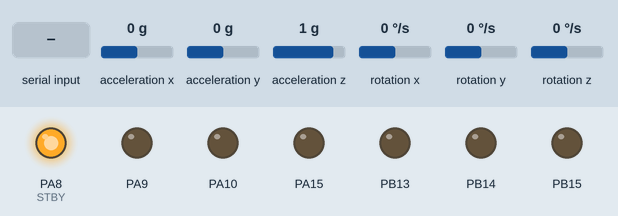
Simulated run of this sketch. Board: STM32 Blue Pill. On the bench: output pins drawn as LEDs (lit = HIGH). Wiring (inferred from the names in the program): MPU-6050 motion sensor at I2C address 0x68. The test bench sets the inputs (shaded band); at power-on: acceleration x 0 g, acceleration y 0 g, acceleration z 1 g, rotation x 0 °/s, rotation y 0 °/s, rotation z 0 °/s. What the sketch prints to the serial monitor is not drawn.

Above: at 3.9 s.
4.0 s: "C,1\n" received over Serial
At 4.9 s:
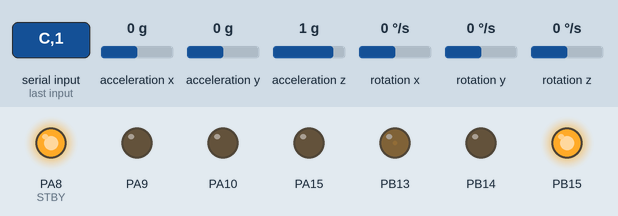
5.5 s: "C,150\n" received over Serial
At 6.1 s:
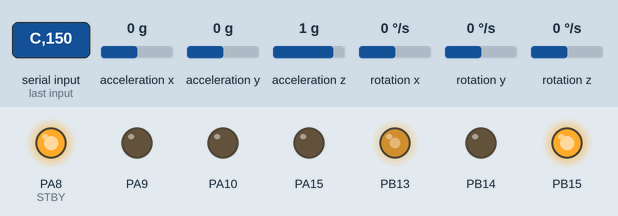
7.0 s: "90,45,200\n" received over Serial
At 8.2 s:
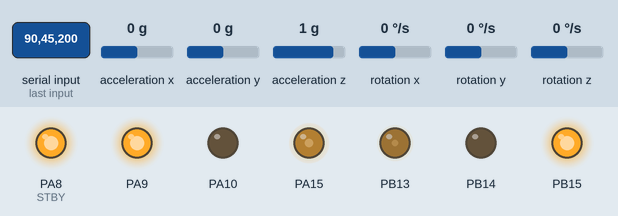
8.5 s: "30,150\n" received over Serial
At 9.5 s:
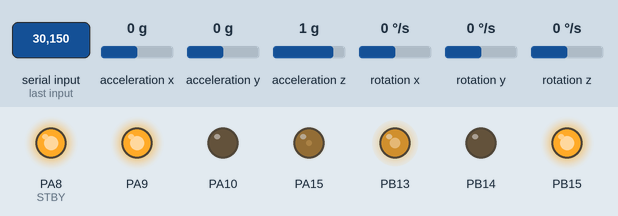
10.0 s: "1,90\n" received over Serial
At 10.7 s:
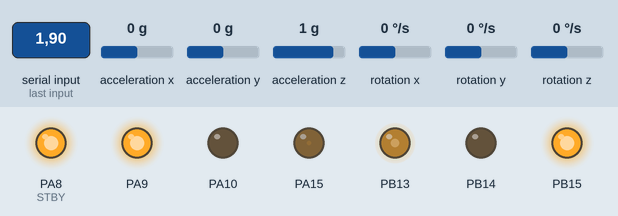
11.5 s: "30,150,10\n" received over Serial
At 11.8 s:
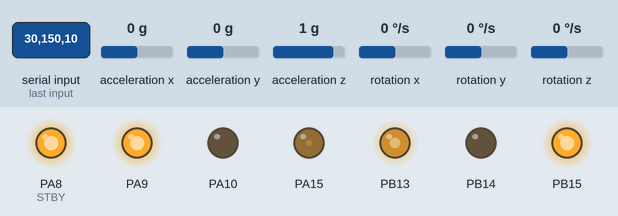
Timing chart, 0 to 14.0 s (numbered marks = the images above; inputs shaded):
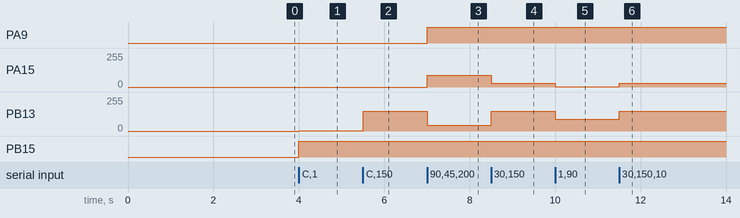

Measured:
- after the input at 4.0 s, PB13: 0/255 → 1/255 at once; PB15: LOW → HIGH at once
- after the input at 5.5 s, PB13: 1/255 → 150/255 at once
- after the input at 7.0 s, PA9: LOW → HIGH at once; PA15: 0/255 → 90/255 at once; PB13: 150/255 → 45/255 at once
- after the input at 8.5 s, PA15: 90/255 → 30/255 at once; PB13: 45/255 → 150/255 at once
- after the input at 10.0 s, PA15: 30/255 → 1/255 at once; PB13: 150/255 → 90/255 at once
- after the input at 11.5 s, PA15: 1/255 → 30/255 at once; PB13: 90/255 → 150/255 at once

The sketch:

synmech_stm32.ino
```cpp
#include <Arduino.h>

#if defined(ARDUINO) && !defined(PLATFORMIO)
    #include "src/Config.h"
    #include "src/MotorDriver.h"
    #include "src/SerialBridge.h"
    #include "src/ImuSensor.h"
    #include "src/Kinematics.h"
    #ifdef USE_ENCODER
        #include "src/Encoder.h"
    #endif
    #ifdef USE_PS2
        #include "src/PS2X_lib.h"
    #endif
#else
    #include "Config.h"
    #include "MotorDriver.h"
    #include "SerialBridge.h"
    #include "ImuSensor.h"
    #include "Kinematics.h"
    #ifdef USE_ENCODER
        #include "Encoder.h"
    #endif
    #ifdef USE_PS2
        #include "PS2X_lib.h"
    #endif
#endif

MotorDriver motorLeft(MOTOR_LEFT_PWM, MOTOR_LEFT_IN1, MOTOR_LEFT_IN2);
MotorDriver motorRight(MOTOR_RIGHT_PWM, MOTOR_RIGHT_IN1, MOTOR_RIGHT_IN2);
SerialBridge orangePiComms(&Serial);

ImuSensor mpu1;
#ifdef USE_DUAL_IMU
    ImuSensor mpu2;
#endif

#ifndef MAX_LINEAR_VEL
#define MAX_LINEAR_VEL 0.22f
#endif

Kinematics kinematics(TRACK_WIDTH, MAX_LINEAR_VEL);

#ifdef USE_ENCODER
    Encoder encLeft(ENCODER_RESOLUTION, GEAR_RATIO, WHEEL_RADIUS_M);
    Encoder encRight(ENCODER_RESOLUTION, GEAR_RATIO, WHEEL_RADIUS_M);

    void ISR_LeftEncoder() {
        if (digitalRead(ENC_LEFT_B) == HIGH) {
            encLeft.updateTick(1);
        } else {
            encLeft.updateTick(-1);
        }
    }

    void ISR_RightEncoder() {
        if (digitalRead(ENC_RIGHT_B) == HIGH) {
            encRight.updateTick(1);
        } else {
            encRight.updateTick(-1);
        }
    }
#endif

#ifdef USE_PS2
    PS2X ps2;
#endif

enum InputMode { MODE_SERIAL, MODE_PS2 };
InputMode currentMode = MODE_SERIAL;

int target_pwm_left = 0;
int target_pwm_right = 0;
unsigned long last_serial_send_time = 0;
unsigned long last_imu_time = 0;
unsigned long last_ps2_time = 0;

void setup() {
  #if defined(STM32F1xx)
    __HAL_RCC_AFIO_CLK_ENABLE();
    __HAL_AFIO_REMAP_SWJ_NOJTAG();
  #endif

    pinMode(STBY, OUTPUT);
    digitalWrite(STBY, 1);
    motorLeft.init();
    motorRight.init();

    Serial.begin(SERIAL_BAUD);
    orangePiComms.init(SERIAL_BAUD);

    // Khởi tạo MPU6050
    mpu1.init(MPU1_ADDRESS, MPU1_SDA, MPU1_SCL);

    #ifdef USE_DUAL_IMU
        // mpu2.init(MPU2_ADDRESS, MPU2_SDA, MPU2_SCL);
    #endif

    #ifdef USE_ENCODER
        pinMode(ENC_LEFT_A, INPUT_PULLUP);
        pinMode(ENC_LEFT_B, INPUT_PULLUP);
        pinMode(ENC_RIGHT_A, INPUT_PULLUP);
        pinMode(ENC_RIGHT_B, INPUT_PULLUP);

        attachInterrupt(digitalPinToInterrupt(ENC_LEFT_A), ISR_LeftEncoder, RISING);
        attachInterrupt(digitalPinToInterrupt(ENC_RIGHT_A), ISR_RightEncoder, RISING);
    #endif

    #ifdef USE_PS2
        int error = ps2.config_gamepad(PS2_CLK, PS2_CMD, PS2_ATT, PS2_DAT, false, false);
        if (error == 0) {
            currentMode = MODE_PS2;
        }
    #endif
}

void loop() {
    unsigned long current_time = millis();

    if (current_time - last_imu_time >= 10) {
        last_imu_time = current_time;
        mpu1.update();
        #ifdef USE_DUAL_IMU
            // mpu2.update();
        #endif
    }

    float final_yaw = mpu1.getYaw();
    #ifdef USE_DUAL_IMU
        // final_yaw = (mpu1.getYaw() + mpu2.getYaw()) / 2.0f;
    #endif

    #ifdef USE_ENCODER
        encLeft.calculateVelocity();
        encRight.calculateVelocity();
    #endif

    SerialBridge::CommandType cmd = orangePiComms.readCommandEx(target_pwm_left, target_pwm_right);
    if (cmd == SerialBridge::CMD_MOTOR) {
        currentMode = MODE_SERIAL;
        motorLeft.setSpeed(target_pwm_left);
        motorRight.setSpeed(target_pwm_right);
    } else if (cmd == SerialBridge::CMD_CALIBRATE) {
        mpu1.calibrateGyro(500);
        #ifdef USE_DUAL_IMU
            // mpu2.calibrateGyro(500);
        #endif
        orangePiComms.sendAck("CALIBRATED");
    } else if (cmd == SerialBridge::CMD_STOP) {
        motorLeft.setSpeed(0);
        motorRight.setSpeed(0);
    } else if (cmd == SerialBridge::CMD_PS2) {
        currentMode = MODE_PS2;
    } else if (cmd == SerialBridge::CMD_SERIAL) {
        currentMode = MODE_SERIAL;
    }

    #ifdef USE_PS2
    if (currentMode == MODE_PS2) {
        if (current_time - last_ps2_time >= (1000 / PS2_READ_HZ)) {
            last_ps2_time = current_time;
            ps2.read_gamepad(false, 0);

            if (ps2.isEmergencyStop()) {
                motorLeft.setSpeed(0);
                motorRight.setSpeed(0);
            } else {
                float multiplier = ps2.getSpeedMultiplier();
                float vx = ps2.getRobotLinearVel(PS2_MAX_LINEAR, PS2_DEAD_ZONE) * multiplier;
                float wz = ps2.getRobotAngularVel(PS2_MAX_ANGULAR, PS2_DEAD_ZONE) * multiplier;

                float vL = 0, vR = 0;
                kinematics.inverseKinematics(vx, wz, vL, vR);

                int pwmL = kinematics.velocityToPWM(vL);
                int pwmR = kinematics.velocityToPWM(vR);

                motorLeft.setSpeed(pwmL);
                motorRight.setSpeed(pwmR);
            }
        }
    }
    #endif

    if (current_time - last_serial_send_time >= (1000 / TELEMETRY_HZ)) {
        last_serial_send_time = current_time;

        #ifdef USE_ENCODER
            Serial.print("YAW:");
            Serial.print(final_yaw);
            Serial.print(",V_LEFT:");
            Serial.print(encLeft.getMeterSec());
            Serial.print(",V_RIGHT:");
            Serial.println(encRight.getMeterSec());
        #else
            orangePiComms.sendTelemetry(final_yaw);
        #endif
    }
}
```

ImuSensor.cpp
```cpp
#include "ImuSensor.h"

// ================== CONFIG ==================
#define MPU6050_DLPF_44HZ      0x03
#define MPU6050_SAMPLE_125HZ   0x07

// ================== REGISTER ==================
#define SMPLRT_DIV_REG     0x19
#define CONFIG_REG         0x1A
#define GYRO_CONFIG_REG    0x1B
#define ACCEL_CONFIG_REG   0x1C
#define ACCEL_XOUT_H_REG   0x3B
#define PWR_MGMT_1_REG     0x6B

ImuSensor::ImuSensor() {
    i2c_bus = nullptr;
    last_time = 0;
    yaw_cont = 0.0f;
    gz_bias = 0.0f;
    gx_f = gy_f = gz_f = 0.0f;

    mpu_data.GyroOffsetX = 0.0f;
    mpu_data.GyroOffsetY = 0.0f;
    mpu_data.GyroOffsetZ = 0.0f;
}

bool ImuSensor::init(uint8_t i2c_address, uint32_t sda_pin, uint32_t scl_pin) {
    i2c_addr = i2c_address;
    if (i2c_bus == nullptr) {
        i2c_bus = new TwoWire(sda_pin, scl_pin);
    }
    i2c_bus->begin();

    // Wake up
    i2c_bus->beginTransmission(i2c_addr);
    i2c_bus->write(PWR_MGMT_1_REG);
    i2c_bus->write(0x00);
    if (i2c_bus->endTransmission(true) != 0) {
        return false;
    }

    // DLPF
    i2c_bus->beginTransmission(i2c_addr);
    i2c_bus->write(CONFIG_REG);
    i2c_bus->write(MPU6050_DLPF_44HZ);
    i2c_bus->endTransmission(true);

    // Sample rate
    i2c_bus->beginTransmission(i2c_addr);
    i2c_bus->write(SMPLRT_DIV_REG);
    i2c_bus->write(MPU6050_SAMPLE_125HZ);
    i2c_bus->endTransmission(true);

    // Accel config (+/- 2g is 0x00)
    i2c_bus->beginTransmission(i2c_addr);
    i2c_bus->write(ACCEL_CONFIG_REG);
    i2c_bus->write(0x00);
    i2c_bus->endTransmission(true);

    // Gyro config (+/- 250deg/s is 0x00)
    i2c_bus->beginTransmission(i2c_addr);
    i2c_bus->write(GYRO_CONFIG_REG);
    i2c_bus->write(0x00);
    i2c_bus->endTransmission(true);

    initMadgwick(0.05f);

    calibrateGyro(500);

    last_time = millis();
    return true;
}

void ImuSensor::readAll() {
    i2c_bus->beginTransmission(i2c_addr);
    i2c_bus->write(ACCEL_XOUT_H_REG);
    i2c_bus->endTransmission(false);
    i2c_bus->requestFrom((uint8_t)i2c_addr, (uint8_t)14, (uint8_t)1);

    if (i2c_bus->available() >= 14) {
        mpu_data.Accel_X_RAW = (i2c_bus->read() << 8) | i2c_bus->read();
        mpu_data.Accel_Y_RAW = (i2c_bus->read() << 8) | i2c_bus->read();
        mpu_data.Accel_Z_RAW = (i2c_bus->read() << 8) | i2c_bus->read();

        // Temperature (ignored)
        i2c_bus->read(); i2c_bus->read();

        mpu_data.Gyro_X_RAW  = (i2c_bus->read() << 8) | i2c_bus->read();
        mpu_data.Gyro_Y_RAW  = (i2c_bus->read() << 8) | i2c_bus->read();
        mpu_data.Gyro_Z_RAW  = (i2c_bus->read() << 8) | i2c_bus->read();
    }

    mpu_data.Ax = mpu_data.Accel_X_RAW / 16384.0f;
    mpu_data.Ay = mpu_data.Accel_Y_RAW / 16384.0f;
    mpu_data.Az = mpu_data.Accel_Z_RAW / 16384.0f;

    mpu_data.Gx = mpu_data.Gyro_X_RAW / 131.0f;
    mpu_data.Gy = mpu_data.Gyro_Y_RAW / 131.0f;
    mpu_data.Gz = mpu_data.Gyro_Z_RAW / 131.0f;
}

void ImuSensor::calibrateGyro(int samples) {
    float sx=0, sy=0, sz=0;

    // Warm up
    for(int i=0; i<100; i++) {
        readAll();
        delay(3);
    }

    for(int i=0; i<samples; i++) {
        readAll();
        sx += mpu_data.Gx;
        sy += mpu_data.Gy;
        sz += mpu_data.Gz;
        delay(3);
    }

    mpu_data.GyroOffsetX = sx/samples;
    mpu_data.GyroOffsetY = sy/samples;
    mpu_data.GyroOffsetZ = sz/samples;
}

void ImuSensor::update() {
    unsigned long current_time = millis();
    float dt = (current_time - last_time) / 1000.0f;
    if (dt == 0.0f) dt = 0.01f;
    last_time = current_time;

    readAll();

    float gx = mpu_data.Gx - mpu_data.GyroOffsetX;
    float gy = mpu_data.Gy - mpu_data.GyroOffsetY;
    float gz = mpu_data.Gz - mpu_data.GyroOffsetZ;

    // Low-pass filter
    gx_f = (1.0f - LPF_ALPHA) * gx_f + LPF_ALPHA * gx;
    gy_f = (1.0f - LPF_ALPHA) * gy_f + LPF_ALPHA * gy;
    gz_f = (1.0f - LPF_ALPHA) * gz_f + LPF_ALPHA * gz;

    gx = gx_f;
    gy = gy_f;
    gz = gz_f;

    // Deadzone
    if (fabsf(gx) < DEADZONE_GYRO) gx = 0;
    if (fabsf(gy) < DEADZONE_GYRO) gy = 0;
    if (fabsf(gz) < DEADZONE_GYRO) gz = 0;

    float acc_norm = sqrtf(mpu_data.Ax*mpu_data.Ax + mpu_data.Ay*mpu_data.Ay + mpu_data.Az*mpu_data.Az);

    // Auto bias
    if (fabsf(gx)<0.1f && fabsf(gy)<0.1f && fabsf(gz)<0.1f &&
        acc_norm > 0.99f && acc_norm < 1.01f)
    {
        gz_bias = 0.999f * gz_bias + 0.001f * gz;
    }

    gz -= gz_bias;

    // Adaptive beta
    madgwick.beta = (acc_norm > 0.98f && acc_norm < 1.02f) ? 0.05f : 0.01f;

    updateMadgwick(gx, gy, gz, mpu_data.Ax, mpu_data.Ay, mpu_data.Az, dt);

    float roll, pitch, yaw;
    getEuler(&roll, &pitch, &yaw);

    yaw_cont += gz * dt;

    static float r = 0, p = 0;
    r = 0.9f * r + 0.1f * roll;
    p = 0.9f * p + 0.1f * pitch;

    mpu_data.Roll  = r;
    mpu_data.Pitch = p;
    mpu_data.Yaw   = yaw_cont;
}

float ImuSensor::getYaw() {
    return yaw_cont;
}

void ImuSensor::resetYaw() {
    yaw_cont = 0.0f;
}

void ImuSensor::initMadgwick(float beta) {
    madgwick.q0 = 1.0f;
    madgwick.q1 = 0.0f;
    madgwick.q2 = 0.0f;
    madgwick.q3 = 0.0f;
    madgwick.beta = beta;
}

void ImuSensor::updateMadgwick(float gx, float gy, float gz, float ax, float ay, float az, float dt) {
    float q0 = madgwick.q0, q1 = madgwick.q1, q2 = madgwick.q2, q3 = madgwick.q3;

    float norm = sqrtf(ax*ax + ay*ay + az*az);
    if (norm == 0) return;

    ax /= norm; ay /= norm; az /= norm;

    gx *= M_PI/180.0f;
    gy *= M_PI/180.0f;
    gz *= M_PI/180.0f;

    float f1 = 2.0f*(q1*q3 - q0*q2) - ax;
    float f2 = 2.0f*(q0*q1 + q2*q3) - ay;
    float f3 = 2.0f*(0.5f - q1*q1 - q2*q2) - az;

    float s0 = -2.0f*q2*f1 + 2.0f*q1*f2;
    float s1 =  2.0f*q3*f1 + 2.0f*q0*f2 - 4.0f*q1*f3;
    float s2 = -2.0f*q0*f1 + 2.0f*q3*f2 - 4.0f*q2*f3;
    float s3 =  2.0f*q1*f1 + 2.0f*q2*f2;

    norm = sqrtf(s0*s0 + s1*s1 + s2*s2 + s3*s3);
    if (norm == 0) return;

    s0 /= norm; s1 /= norm; s2 /= norm; s3 /= norm;

    float qDot0 = 0.5f*(-q1*gx - q2*gy - q3*gz) - madgwick.beta*s0;
    float qDot1 = 0.5f*( q0*gx + q2*gz - q3*gy) - madgwick.beta*s1;
    float qDot2 = 0.5f*( q0*gy - q1*gz + q3*gx) - madgwick.beta*s2;
    float qDot3 = 0.5f*( q0*gz + q1*gy - q2*gx) - madgwick.beta*s3;

    q0 += qDot0 * dt;
    q1 += qDot1 * dt;
    q2 += qDot2 * dt;
    q3 += qDot3 * dt;

    norm = sqrtf(q0*q0 + q1*q1 + q2*q2 + q3*q3);

    madgwick.q0 = q0/norm;
    madgwick.q1 = q1/norm;
    madgwick.q2 = q2/norm;
    madgwick.q3 = q3/norm;
}

void ImuSensor::getEuler(float *roll, float *pitch, float *yaw) {
    float q0 = madgwick.q0, q1 = madgwick.q1, q2 = madgwick.q2, q3 = madgwick.q3;

    *roll  = atan2f(2.0f*(q0*q1 + q2*q3), 1.0f - 2.0f*(q1*q1 + q2*q2)) * 180.0f/M_PI;
    *pitch = asinf(2.0f*(q0*q2 - q3*q1)) * 180.0f/M_PI;
    *yaw   = atan2f(2.0f*(q0*q3 + q1*q2), 1.0f - 2.0f*(q2*q2 + q3*q3)) * 180.0f/M_PI;
}
```

ImuSensor.h
```cpp
#ifndef IMU_SENSOR_H
#define IMU_SENSOR_H

#include <Arduino.h>
#include <Wire.h>
#include <math.h>

// ================== DATA STRUCT ==================
typedef struct {
    int16_t Accel_X_RAW, Accel_Y_RAW, Accel_Z_RAW;
    int16_t Gyro_X_RAW,  Gyro_Y_RAW,  Gyro_Z_RAW;

    float Ax, Ay, Az;
    float Gx, Gy, Gz;

    float Roll, Pitch, Yaw;

    float GyroOffsetX;
    float GyroOffsetY;
    float GyroOffsetZ;

} MPU6050_Data;

// ================== MADGWICK ==================
typedef struct {
    float q0, q1, q2, q3;
    float beta;
} Madgwick_Data;

class ImuSensor {
private:
    TwoWire *i2c_bus;
    uint8_t  i2c_addr;

    MPU6050_Data mpu_data;
    Madgwick_Data madgwick;

    unsigned long last_time;

    float yaw_cont;
    float gz_bias;
    float gx_f, gy_f, gz_f;

    static constexpr float DEADZONE_GYRO = 0.15f;
    static constexpr float LPF_ALPHA = 0.3f;


    void readAll();
    void initMadgwick(float beta);
    void updateMadgwick(float gx, float gy, float gz, float ax, float ay, float az, float dt);
    void getEuler(float *roll, float *pitch, float *yaw);

public:
    ImuSensor();
    void calibrateGyro(int samples = 500);

    // Nâng cấp: Truyền thẳng địa chỉ, chân SDA và chân SCL vào
    bool init(uint8_t i2c_address, uint32_t sda_pin, uint32_t scl_pin);

    void update();
    float getYaw();
    void resetYaw();
};

#endif
```

Kinematics.cpp
```cpp
#include "Kinematics.h"

Kinematics::Kinematics(float track_width, float max_vel) {
    this->track_width = track_width;
    this->max_vel = max_vel;
}

void Kinematics::inverseKinematics(float vx, float wz, float &v_left, float &v_right) {
    v_left = vx - (wz * track_width / 2.0f);
    v_right = vx + (wz * track_width / 2.0f);
}

int Kinematics::velocityToPWM(float vel) {
    int pwm = (int)(vel / max_vel * 255.0f);
    if (pwm > 255) pwm = 255;
    if (pwm < -255) pwm = -255;
    return pwm;
}
```

Kinematics.h
```cpp
#ifndef KINEMATICS_H
#define KINEMATICS_H

class Kinematics {
private:
    float track_width;
    float max_vel;

public:
    Kinematics(float track_width, float max_vel);

    // Convert (vx, wz) to left/right wheel velocities in m/s
    void inverseKinematics(float vx, float wz, float &v_left, float &v_right);

    // Convert wheel velocity (m/s) to PWM (-255 to 255)
    int velocityToPWM(float vel);
};

#endif
```

SerialBridge.cpp
```cpp
#include "SerialBridge.h"

SerialBridge::SerialBridge(Stream* port) {
    this->serial_port = port;
    this->input_buffer = "";
}

void SerialBridge::init(long baud_rate) {
    // Port should be initialized externally (e.g. Serial.begin(baud_rate))
    this->input_buffer = "";
}

// Hàm đọc lệnh: Trả về true nếu đã nhận đủ 1 dòng lệnh hoàn chỉnh
bool SerialBridge::readCommand(int &left_pwm_out, int &right_pwm_out) {
    return (readCommandEx(left_pwm_out, right_pwm_out) == CMD_MOTOR);
}

SerialBridge::CommandType SerialBridge::readCommandEx(int &left_pwm_out, int &right_pwm_out) {
    while (serial_port->available()) {
        char c = (char)serial_port->read();

        if (c == '\n') {
            String line = input_buffer;
            line.trim();
            input_buffer = "";

            if (line.length() == 0) return CMD_NONE;

            if (line == "C") return CMD_CALIBRATE;
            if (line == "S") return CMD_STOP;
            if (line == "PS2") return CMD_PS2;
            if (line == "SER") return CMD_SERIAL;

            if (line.startsWith("M,")) {
                int firstComma = line.indexOf(',');
                int secondComma = line.indexOf(',', firstComma + 1);
                if (firstComma != -1 && secondComma != -1) {
                    left_pwm_out = line.substring(firstComma + 1, secondComma).toInt();
                    right_pwm_out = line.substring(secondComma + 1).toInt();
                    return CMD_MOTOR;
                }
            } else {
                // Backward compatibility: <left>,<right>
                int comma_idx = line.indexOf(',');
                if (comma_idx != -1) {
                    left_pwm_out = line.substring(0, comma_idx).toInt();
                    right_pwm_out = line.substring(comma_idx + 1).toInt();
                    return CMD_MOTOR;
                }
            }
            return CMD_NONE;
        } else {
            input_buffer += c;
        }
    }
    return CMD_NONE;
}

// Hàm gửi phản hồi từ MPU6050 lên ROS
void SerialBridge::sendFeedback(float yaw_angle) {
    serial_port->print("YAW:");
    serial_port->println(yaw_angle);
}

void SerialBridge::sendTelemetry(float yaw) {
    serial_port->print("D,");
    serial_port->println(yaw, 2);
}

void SerialBridge::sendAck(const char* type) {
    serial_port->print("A,");
    serial_port->println(type);
}

void SerialBridge::sendError(int code) {
    serial_port->print("E,");
    serial_port->println(code);
}
```

SerialBridge.h
```cpp
#ifndef SERIAL_BRIDGE_H
#define SERIAL_BRIDGE_H
#include <Arduino.h>

class SerialBridge {
private:
    Stream* serial_port;
    String input_buffer;

public:
    enum CommandType { CMD_NONE, CMD_MOTOR, CMD_CALIBRATE, CMD_STOP, CMD_PS2, CMD_SERIAL };

    SerialBridge(Stream* port);
    void init(long baud_rate);

    // Đọc liên tục, trả về true nếu nhận xong 1 lệnh đầy đủ (có dấu \n)
    bool readCommand(int &left_pwm_out, int &right_pwm_out);
    CommandType readCommandEx(int &left_pwm_out, int &right_pwm_out);

    // Gửi dữ liệu góc xoay (Yaw) từ IMU lên cho Orange Pi
    void sendFeedback(float yaw_angle);
    void sendTelemetry(float yaw);
    void sendAck(const char* type);
    void sendError(int code);
};
#endif
```

MotorDriver.h
```cpp
#ifndef MOTOR_DRIVER_H
#define MOTOR_DRIVER_H
#include <Arduino.h>

class MotorDriver {
private:
    uint8_t pwm_pin;
    uint8_t in1_pin;
    uint8_t in2_pin;
    int current_speed; // Từ -255 đến 255

public:
    // Constructor (Hàm khởi tạo) nhận chân tín hiệu
    MotorDriver(uint8_t pwm, uint8_t in1, uint8_t in2);

    void init();
    void setSpeed(int speed); // Xử lý logic tiến, lùi, phanh tại đây
    int getSpeed();
};
#endif
```

Source omitted: Config.h (1754 bytes), MotorDriver.cpp (964 bytes)
